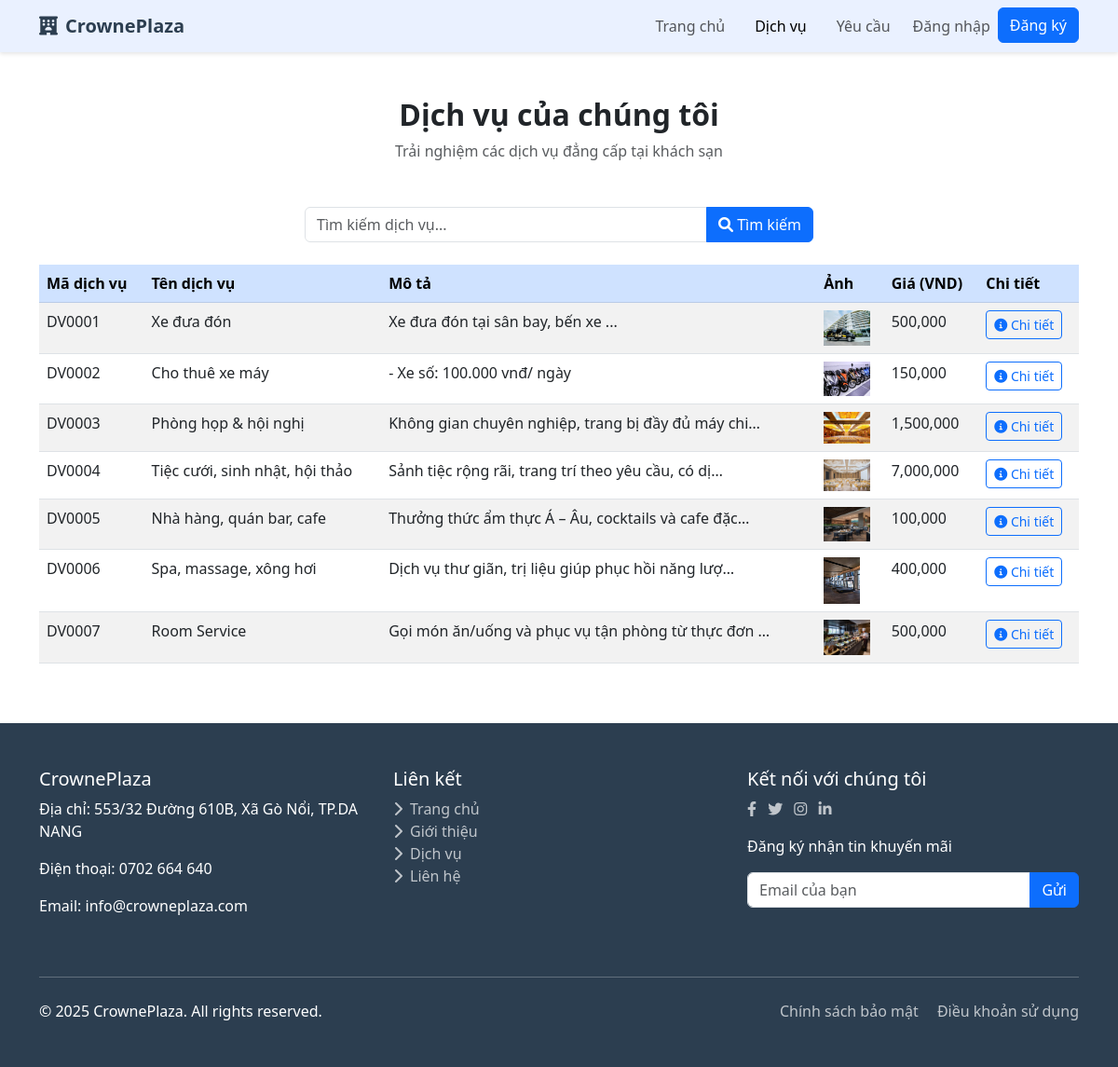
Page /services/ on the committed database.
### core/models.py (models this page shows, shortened)
class DichVu(models.Model):
    ma_dv = models.AutoField(primary_key=True)
    ten_dv = models.CharField(max_length=50)
    mo_ta = models.TextField()
    phi_dv = models.FloatField(validators=[MinValueValidator(0)])
    anh_dai_dien = models.ImageField(upload_to='dich_vu/')
    hoat_dong = models.BooleanField(default=True)

### core/views.py (the view)
# urls.py: path('services/', core_views.service_list, name='service_list'),
def service_list(request):
    search_query = request.GET.get('search', '')
    services_qs = DichVu.objects.filter(hoat_dong=True)
    if search_query:
        services_qs = services_qs.filter(
            Q(ten_dv__icontains=search_query) |
            Q(mo_ta__icontains=search_query) |
            Q(ma_dv__icontains=search_query)
        )
    paginator = Paginator(services_qs, 10)
    page_number = request.GET.get('page')
    page_obj = paginator.get_page(page_number)
    context = {
        'page_obj': page_obj,
        'search_query': search_query,
    }
    return render(request, 'core/service_list.html', context)

### core/context_processors.py (called while the page is built)
def user_roles_processor(request):
    is_user_true_admin = False  # Phân biệt admin thật sự (superuser hoặc loai_tk='admin')
    is_regular_staff_role = False  # Nhân viên thường, không phải admin/superuser
    if request.user.is_authenticated:
        if request.user.is_superuser or getattr(request.user, 'loai_tk', None) == 'admin':
            is_user_true_admin = True
        if getattr(request.user, 'loai_tk', None) == 'nhan_vien' and not is_user_true_admin:
            is_regular_staff_role = True
    return {
        'is_user_true_admin': is_user_true_admin,
        'is_regular_staff_role': is_regular_staff_role,
    }

### core/templatetags/currency_filters.py (called while the page is built)
@register.filter
def format_currency(value):
    try:
        value = float(value)
        return "{:,.0f}".format(value)  # e.g., 1000000 -> 1,000,000
    except (ValueError, TypeError):
        return value

### templates/core/service_list.html (shortened to what this page needs)
{% extends 'core/base.html' %}
{% load currency_filters %}
{% block main_content %}
<section class="py-5">
    <div class="container">
        <div class="text-center mb-5">
            <h2 class="fw-bold">Dịch vụ của chúng tôi</h2>
            <p class="text-muted">Trải nghiệm các dịch vụ đẳng cấp tại khách sạn</p>
        </div>
        <div class="row mb-4">
            <div class="col-md-6 mx-auto">
                <form method="get" action="{% url 'service_list' %}">
                    <div class="input-group">
                        <input type="text" class="form-control" name="search" placeholder="Tìm kiếm dịch vụ..." value="{{ search_query }}">
                        <button class="btn btn-primary" type="submit">
                            <i class="fas fa-search"></i> Tìm kiếm
                        </button>
                    </div>
                </form>
            </div>
        </div>
        <div class="table-responsive">
            <table class="table table-striped table-hover">
                <thead class="table-primary">
                    <tr>
                        <th>Mã dịch vụ</th>
                        <th>Tên dịch vụ</th>
                        <th>Mô tả</th>
                        <th>Ảnh</th>
                        <th>Giá (VND)</th>
                        <th>Chi tiết</th>
                    </tr>
                </thead>
                <tbody>
                    {% for service in page_obj %}
                    <tr >
                        <td>DV000{{ service.ma_dv }}</td>
                        <td>{{ service.ten_dv }}</td>
                        <td>{{ service.mo_ta|truncatechars:50 }}</td>
                        <td>
                            {% if service.anh_dai_dien %}
                            <img src="{{ service.anh_dai_dien.url }}" alt="{{ service.ten_dv }}" style="max-height: 50px; max-width: 50px;">
                            {% endif %}
                        </td>
                        <td>{{ service.phi_dv|format_currency }}</td>
                        <td>
                            <a href="{% url 'service_detail' service.ma_dv %}" class="btn btn-sm btn-outline-primary">
                                <i class="fas fa-info-circle"></i> Chi tiết
                            </a>
                        </td>
                    </tr>
                    {% empty %}
                    <tr>
                        <td colspan="6" class="text-center">Không có dịch vụ nào được tìm thấy</td>
                    </tr>
                    {% endfor %}
                </tbody>
            </table>
        </div>
    </div>
</section>
{% endblock %}

### templates/core/base.html (style rules this page uses)
:root { --primary-color: #3498db; --secondary-color: #2c3e50; --light-color: #ecf0f1; --dark-color: #34495e; --success-color: #2ecc71; --danger-color: #e74c3c; --warning-color: #f39c12; }
body { font-family: 'Segoe UI', Tahoma, Geneva, Verdana, sans-serif; }

### rows in the picture
DichVu: ma_dv "1", ten_dv "Xe đưa đón", mo_ta "Xe đưa đón tại sân bay, bến xe ...", anh_dai_dien (picture), phi_dv "500,000"
DichVu: ma_dv "2", ten_dv "Cho thuê xe máy", mo_ta "- Xe số: 100.000 vnđ/ ngày", anh_dai_dien (picture), phi_dv "150,000"
DichVu: ma_dv "3", ten_dv "Phòng họp & hội nghị", mo_ta "Không gian chuyên nghiệp, trang bị đầy đủ máy chi…", anh_dai_dien (picture), phi_dv "1,500,000"
DichVu: ma_dv "4", ten_dv "Tiệc cưới, sinh nhật, hội thảo", mo_ta "Sảnh tiệc rộng rãi, trang trí theo yêu cầu, có dị…", anh_dai_dien (picture), phi_dv "7,000,000"
DichVu: ma_dv "5", ten_dv "Nhà hàng, quán bar, cafe", mo_ta "Thưởng thức ẩm thực Á – Âu, cocktails và cafe đặc…", anh_dai_dien (picture), phi_dv "100,000"
DichVu: ma_dv "6", ten_dv "Spa, massage, xông hơi", mo_ta "Dịch vụ thư giãn, trị liệu giúp phục hồi năng lượ…", anh_dai_dien (picture), phi_dv "400,000"
DichVu: ma_dv "7", ten_dv "Room Service", mo_ta "Gọi món ăn/uống và phục vụ tận phòng từ thực đơn …", anh_dai_dien (picture), phi_dv "500,000"
